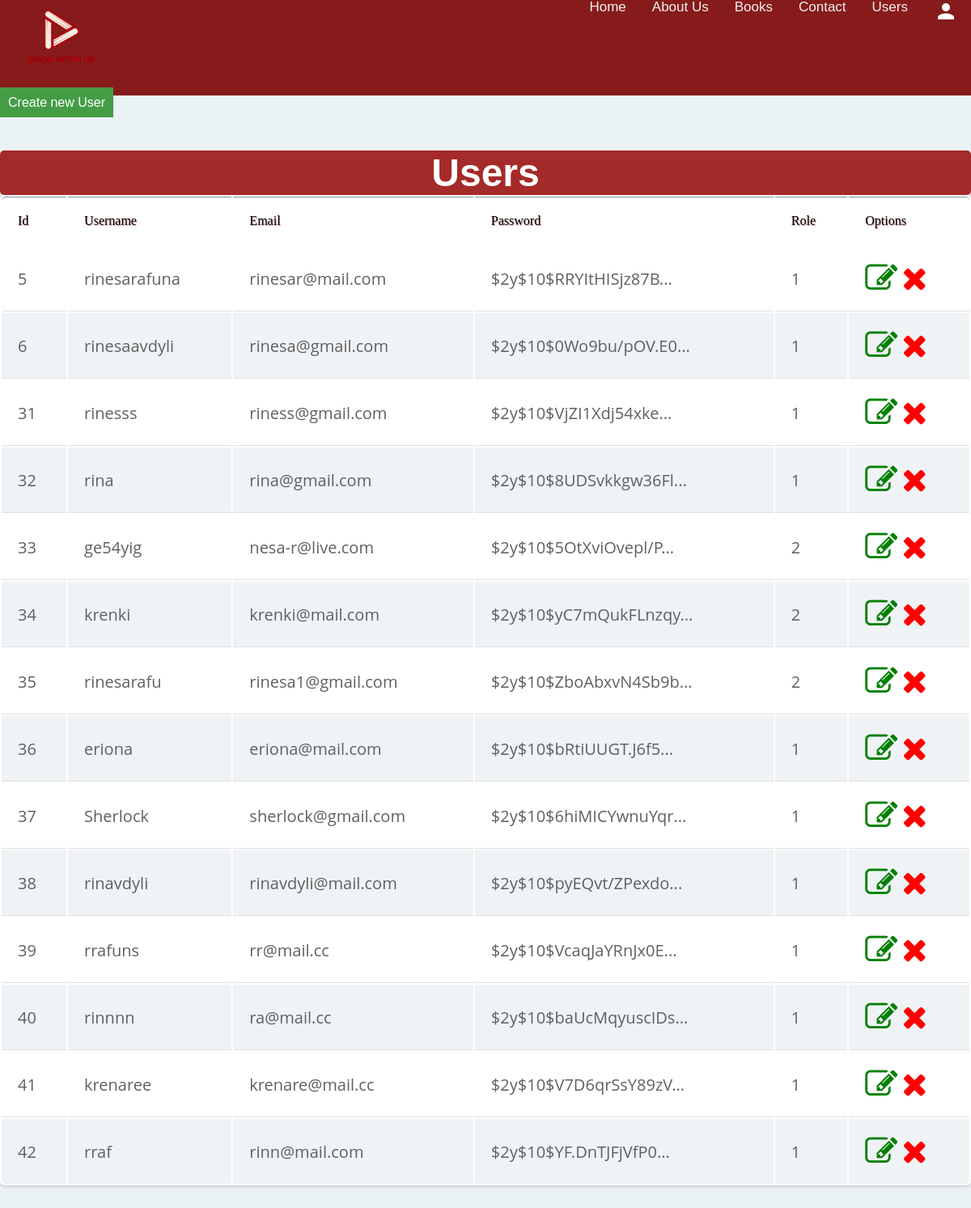
The page /admin/users/index.php (signed in) on the database its author committed.
### tables this page shows
CREATE TABLE `user` (
  `User_ID` int(11) NOT NULL,
  `Username` varchar(255) NOT NULL,
  `Email` varchar(255) NOT NULL,
  `Password` binary(60) NOT NULL,
  `Role` int(11) NOT NULL
);

### Authentication/db_connection.php (called while the page is built, shortened)
<?php
class Dbh{
    public function connect(){
        $this->servername = "localhost";
        $this->username = "root";
        $this->password = "";
        $this->dbname = "bookwithus";
        try{
            $dsn = "mysql:host=".$this->servername.";dbname=".$this->dbname;
            $pdo = new PDO($dsn, $this->username, $this->password);
            $pdo->setAttribute(PDO::ATTR_ERRMODE, PDO::ERRMODE_EXCEPTION);
            return $pdo;
        }catch(PDOException $e){
            echo "Connection failed: ".$e->getMessage();
        }
    }
}

### Authentication/models/users.php (called while the page is built, shortened)
<?php
include_once ($_SERVER['DOCUMENT_ROOT'].'/BookWithUs/book-with-us/Authentication/db_connection.php');
class Users extends Dbh{
    protected function getAllUsers(){
        $sql    = "SELECT * FROM user";
        $stmt = $this->connect()->prepare($sql);
        $result = $stmt->execute();
        $users   = $stmt->fetchAll(PDO::FETCH_ASSOC);
        return $users;
    }
}

### Authentication/view/usersview.php (called while the page is built, shortened)
<?php
include_once ($_SERVER['DOCUMENT_ROOT'].'/BookWithUs/book-with-us/Authentication/models/users.php');
class UsersView extends Users{
    public function showAllUsers(){
        $results = $this->getAllUsers();
        return $results;
    }
}

### admin/users/index.php (the view, shortened to what this page needs)
<?php
	include ($_SERVER['DOCUMENT_ROOT'].'/BookWithUs/book-with-us/admin/Components/header.php');
	require_once ($_SERVER['DOCUMENT_ROOT'].'/BookWithUs/book-with-us/Authentication/view/usersview.php');
	function limit($value, $limit = 100, $end = '...')
{
	return substr($value, 0, $limit).$end;
}
?>
<section class="block_section">
	<div class="row">
		<a href="create.php" class="button-create">Create new User</a>
		<table>
			<caption><h1 class="table-title">Users</h1></caption>
			<thead>
				<tr>
					<th>Id</th>
					<th>Username</th>
					<th>Email</th>
					<th>Password</th>
					<th>Role</th>
					<th>Options</th>
				</tr>
			</thead>
			<tbody>
			<?php
				$user = new UsersView();
				$users = $user->showAllUsers();
			?>
			<?php foreach ($users as $user): ?>
				<tr>
					<td><?php echo $user['User_ID']; ?></td>
					<td><?php echo $user['Username']; ?></td>
					<td><?php echo $user['Email']; ?></td>
					<td><?php echo limit($user['Password'], 20); ?></td>
					<td><?php echo $user['Role']; ?></td>
					<td>
						<a href="edit.php?id=<?php echo $user['User_ID']; ?>" style="color:green;">
							<i class="fa fa-pencil-square-o fa-2x" aria-hidden="true"></i>
						</a>
						<a href="lib/delete.php?id=<?php echo $user['User_ID']; ?>" style="color:red;">
							<i class="fa fa-times fa-2x" aria-hidden="true"></i>
						</a>
					</td>
				</tr>
			<?php endforeach ?>
			</tbody>
		</table>
	</div>
</section>

### admin/Components/header.php (shortened to what this page needs)
<!DOCTYPE html>
<html>
<head>
    <link rel="stylesheet" href="../dist/css/style.css" type="text/css">
    <link rel="stylesheet" href="../dist/css/Responsive.css" type="text/css">
    <link rel="stylesheet" href="../css/app.css" type="text/css">
    <link rel="stylesheet" href="https://cdnjs.cloudflare.com/ajax/libs/font-awesome/4.7.0/css/font-awesome.min.css">
<body>
    <header>
        <div id="scroll-fixed">
            <div id="scroll">
            <div class="flex-container navbar" id="navbar" >
                <div>
                <a href="../../index.php"><img src="../dist/Images/logo.PNG" id="logo" /></a>
                </div>
                <div class='list'>
                  <a href=''></a>
                  <a href="../../index.php">Home</a>
                  <a href="../aboutus/index.php">About Us</a>
                  <a href="../books/index.php">Books</a>
                  <a href="../contactus/index.php">Contact</a>
                  <a href="../users/index.php">Users</a>
                  <div class="dropdownAcc">
                    <button class="dropbtnAcc"> <i class="material-icons" style="font-size:30px;">person</i>
                    </button>
                  </div>
                  </div>
        </div>
</div></div>
    </header>

### admin/css/app.css (style rules this page uses)
body { background: #eaf2f4; font-family: 'Verdana', sans-serif; min-height: 100vh; display: -webkit-flex; display: -moz-flex; display: -ms-flex; display: -o-flex; display: flex; flex-direction: column; }
section { float: left; width: 100%; clear: both; }
table { width: 100%; border-collapse: separate; background: #fff; -moz-border-radius: 5px; -webkit-border-radius: 5px; border-radius: 5px; margin: 50px auto; -moz-box-shadow: 0px 0px 5px rgba(0, 0, 0, 0.3); -webkit-box-shadow: 0px 0px 5px rgba(0, 0, 0, 0.3); box-shadow: 0px 0px 5px rgba(0, 0, 0, 0.3); }
thead { -moz-border-radius: 5px; -webkit-border-radius: 5px; border-radius: 5px; }
thead th { font-family: 'Patua One', cursive; font-size: 16px; font-weight: 400; color: black; text-shadow: 1px 1px 0px rgba(146, 31, 31, 0.5); text-align: left; padding: 20px; border-top: 1px solid #858d99; }
thead th:first-child { -moz-border-radius-topleft: 5px; -webkit-border-top-left-radius: 5px; border-top-left-radius: 5px; }
thead th:last-child { -moz-border-radius-topright: 5px; -webkit-border-top-right-radius: 5px; border-top-right-radius: 5px; }
tbody tr td { font-family: 'Open Sans', sans-serif; font-weight: 400; color: #5f6062; font-size: 20px; padding: 20px 20px 20px 20px; border-bottom: 1px solid #e0e0e0; }
tbody tr:nth-child(2n) { background: #f0f3f5; }
tbody tr:last-child td { border-bottom: none; }
tbody tr:last-child td:first-child { -moz-border-radius-bottomleft: 5px; -webkit-border-bottom-left-radius: 5px; border-bottom-left-radius: 5px; }
tbody tr:last-child td:last-child { -moz-border-radius-bottomright: 5px; -webkit-border-bottom-right-radius: 5px; border-bottom-right-radius: 5px; }
.table-title { font-size: 3em; background: brown; border-radius: 5px; color:#fff; }
.button-create { text-decoration: none; padding: 10px; background: #449d44; color:white; margin-top:15px; }

### rows shown on the page
user: User_ID "5", Username "rinesarafuna", Email "rinesar@mail.com", Password "$2y$10$RRYItHISjz87B...", Role "1"
user: User_ID "6", Username "rinesaavdyli", Email "rinesa@gmail.com", Password "$2y$10$0Wo9bu/pOV.E0...", Role "1"
user: User_ID "31", Username "rinesss", Email "riness@gmail.com", Password "$2y$10$VjZI1Xdj54xke...", Role "1"
user: User_ID "32", Username "rina", Email "rina@gmail.com", Password "$2y$10$8UDSvkkgw36Fl...", Role "1"
user: User_ID "33", Username "ge54yig", Email "nesa-r@live.com", Password "$2y$10$5OtXviOvepl/P...", Role "2"
user: User_ID "34", Username "krenki", Email "krenki@mail.com", Password "$2y$10$yC7mQukFLnzqy...", Role "2"
user: User_ID "35", Username "rinesarafu", Email "rinesa1@gmail.com", Password "$2y$10$ZboAbxvN4Sb9b...", Role "2"
user: User_ID "36", Username "eriona", Email "eriona@mail.com", Password "$2y$10$bRtiUUGT.J6f5...", Role "1"
user: User_ID "37", Username "Sherlock", Email "sherlock@gmail.com", Password "$2y$10$6hiMICYwnuYqr...", Role "1"
user: User_ID "38", Username "rinavdyli", Email "rinavdyli@mail.com", Password "$2y$10$pyEQvt/ZPexdo...", Role "1"
user: User_ID "39", Username "rrafuns", Email "rr@mail.cc", Password "$2y$10$VcaqJaYRnJx0E...", Role "1"
user: User_ID "40", Username "rinnnn", Email "ra@mail.cc", Password "$2y$10$baUcMqyuscIDs...", Role "1"
user: User_ID "41", Username "krenaree", Email "krenare@mail.cc", Password "$2y$10$V7D6qrSsY89zV...", Role "1"
user: User_ID "42", Username "rraf", Email "rinn@mail.com", Password "$2y$10$YF.DnTJFjVfP0...", Role "1"
